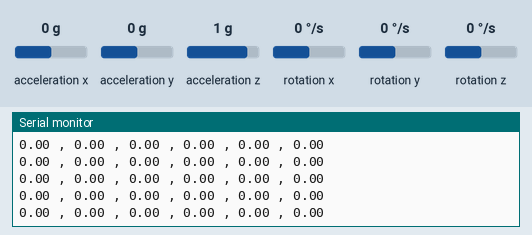
The sketch below on a simulated Arduino Uno, built with avr-gcc and run on an emulated ATmega328P. Parts: the last lines printed to the serial monitor. Wiring (inferred from the names in the program): MPU-6050 motion sensor at I2C address 0x68; MPU-6050 motion sensor at I2C address 0x69. The inputs (shaded band) are chosen by the test bench; at power-on: acceleration z 1 g, rotation x 0 °/s, rotation z 0 °/s, acceleration x 0 g, rotation y 0 °/s, acceleration y 0 g.

Above: at 1.2 s.
1.3 s: acceleration z set to 0 g
At 1.47 s:
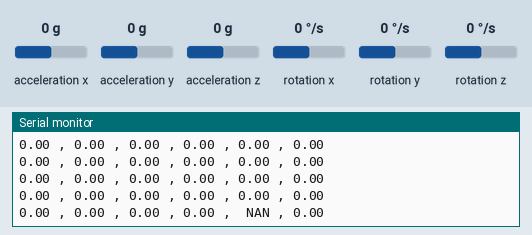
3.0 s: rotation x set to -192 °/s
At 3.2 s:
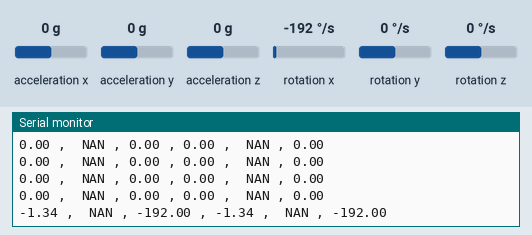
4.5 s: rotation z set to -192 °/s
At 4.5 s:
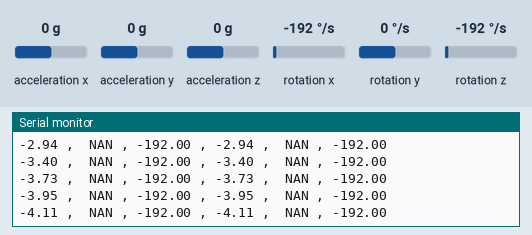
6.0 s: acceleration x set to -1.4 g
At 6.02 s:
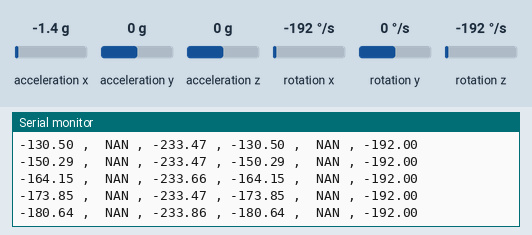
7.5 s: rotation y set to -192 °/s
At 7.53 s:
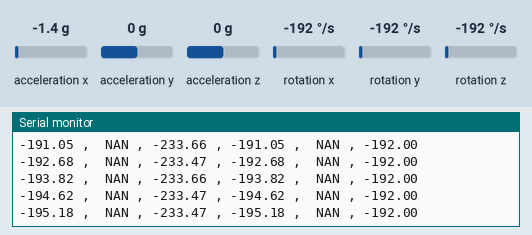
Timing chart, 0 to 10.0 s (numbered marks = the images above; inputs shaded):
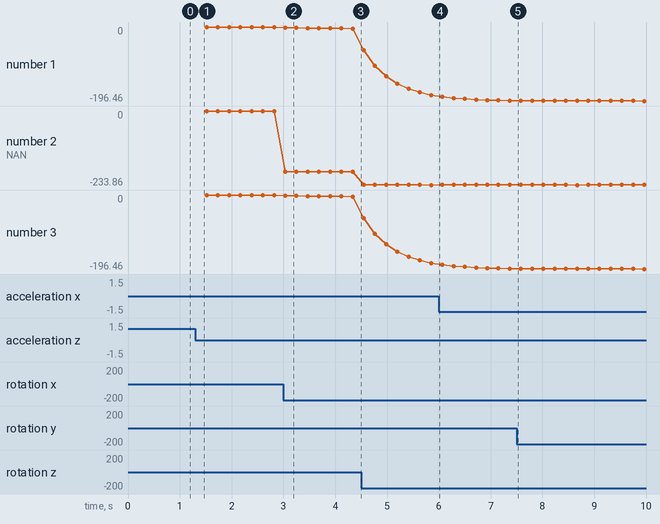

The sketch:

ANGULO_2_SENSORES_v3.ino
```cpp
#include <Wire.h>

//Direccion I2C de la IMU
#define MPU 0x68
#define MPU2 0x69
//Ratios de conversion
#define A_R 16384.0
#define G_R 131.0

//Conversion de radianes a grados 180/PI
#define RAD_A_DEG = 57.295779

//MPU-6050 da los valores en enteros de 16 bits
//Valores sin refinar
int16_t AcX, AcY, AcZ, GyX, GyY, GyZ;
int16_t AcX2, AcY2, AcZ2, GyX2, GyY2, GyZ2;
//Angulos
float Acc[2];
float Gy[2];
float Angle[2];
float Acc2[2];
float Gy2[2];
float Angle2[2];


String valores,ax1,ay1,ax2,ay2;
long tiempo_prev;
float dt;
long tiempo_prev2 ;
float dt2;

void setup()
{
  Wire.begin();
  Wire.beginTransmission(MPU);
  Wire.write(0x6B);
  Wire.write(0);
  Wire.endTransmission(true);
  Serial.begin(115200); Wire.begin();

  Wire.begin();
  Wire.beginTransmission(MPU2);
  Wire.write(0x6B);
  Wire.write(0);
  Wire.endTransmission(true);
  Serial.begin(115200);

}
void loop()
{
  //Leer los valores del Acelerometro de la IMU
  Wire.beginTransmission(MPU);
  Wire.write(0x3B); //Pedir el registro 0x3B - corresponde al AcX
  Wire.endTransmission(false);
  Wire.requestFrom(MPU, 6, true); //A partir del 0x3B, se piden 6 registros
  AcX = Wire.read() << 8 | Wire.read(); //Cada valor ocupa 2 registros
  AcY = Wire.read() << 8 | Wire.read();
  AcZ = Wire.read() << 8 | Wire.read();

  //Se calculan los angulos Y, X respectivamente. (primer IMU)
  Acc[1] = atan(-1 * (AcX / A_R) / sqrt(pow((AcY / A_R), 2) + pow((AcZ / A_R), 2))) * RAD_TO_DEG;
  Acc[0] = atan((AcY / A_R) / sqrt(pow((AcX / A_R), 2) + pow((AcZ / A_R), 2))) * RAD_TO_DEG;

 //Leer los valores del Giroscopio
  Wire.beginTransmission(MPU);
  Wire.write(0x43);
  Wire.endTransmission(false);
  Wire.requestFrom(MPU, 6, true); //Ase piden 6 registros
  GyX = Wire.read() << 8 | Wire.read();
  GyY = Wire.read() << 8 | Wire.read();
  GyZ = Wire.read() << 8 | Wire.read();


  //Calculo del angulo del Giroscopio
  Gy[0] = GyX / G_R;
  Gy[1] = GyY / G_R;
  Gy[2] = GyZ / G_R;


  dt = (millis() - tiempo_prev) / 1000.0;
  tiempo_prev = millis();


  //Aplicar el Filtro Complementario
  Angle[0] = 0.7 * (Angle[0] + Gy[0] * 0.010) + 0.3 * Acc[0];
  Angle[1] = 0.7 * (Angle[1] + Gy[1] * 0.010) + 0.3 * Acc[1];

  //Integración respecto del tiempo paras calcular el YAW
  Angle[2] = Angle[2] + Gy[2] * dt;

  //Mostrar los valores por consola
  //Serial.print("Angle X: "); Serial.print(Angle[0]); Serial.print("\n");
  //Serial.print("Angle Y: "); Serial.print(Angle[1]); Serial.print("\n------------\n");

  //delay(10); //Nuestra dt sera, pues, 0.010, que es el intervalo de tiempo en cada medida


  Wire.beginTransmission(MPU2);
  Wire.write(0x3B); //Pedir el registro 0x3B - corresponde al AcX
  Wire.endTransmission(false);
  Wire.requestFrom(MPU2, 6, true); //A partir del 0x3B, se piden 6 registros
  AcX2 = Wire.read() << 8 | Wire.read(); //Cada valor ocupa 2 registros
  AcY2 = Wire.read() << 8 | Wire.read();
  AcZ2 = Wire.read() << 8 | Wire.read();

  //Se calculan los angulos Y, X respectivamente.(segundo IMU)
  Acc2[1] = atan(-1 * (AcX2 / A_R) / sqrt(pow((AcY2 / A_R), 2) + pow((AcZ2 / A_R), 2))) * RAD_TO_DEG;
  Acc2[0] = atan((AcY2 / A_R) / sqrt(pow((AcX2 / A_R), 2) + pow((AcZ2 / A_R), 2))) * RAD_TO_DEG;


  Wire.beginTransmission(MPU2);
  Wire.write(0x43);
  Wire.endTransmission(false);
  Wire.requestFrom(MPU2, 6, true); //A diferencia del Acelerometro, solo se piden 4 registros  ( DEBO ESCOGER 6 PARA ANGULO Z)
  GyX2 = Wire.read() << 8 | Wire.read();
  GyY2 = Wire.read() << 8 | Wire.read();
  GyZ2 = Wire.read() << 8 | Wire.read();


  //Calculo del angulo del Giroscopio
  Gy2[0] = GyX2 / G_R;
  Gy2[1] = GyY2 / G_R;
  Gy2[2] = GyZ / G_R;

  tiempo_prev2 = millis();
  dt2 = (millis() - tiempo_prev2) / 1000.0;

  //Aplicar el Filtro Complementario
  Angle2[0] = 0.7 * (Angle2[0] + Gy2[0] * 0.010) + 0.3 * Acc2[0];
  Angle2[1] = 0.7 * (Angle2[1] + Gy2[1] * 0.010) + 0.3 * Acc2[1];

  //Integración respecto del tiempo paras calcular el YAW
  Angle2[2] = Angle2[2] + Gy2[2] * dt2;


  //Mostrar los valores por consola
  //Serial.print("Angle X2: "); Serial.print(Angle2[0]); Serial.print("\n");
  //Serial.print("Angle Y2: "); Serial.print(Angle2[1]); Serial.print("\n------------\n");


  valores = String(Angle[0]) + " , " + String(Angle[1]) + " , " + String(Angle[2])  + " , " + String(Angle2[0]) + " , " + String(Angle2[1]) +" , " + String(Angle2[2]);
  Serial.flush();
  Serial.println(valores);

  delay(210); //


}
```

Measured:
- after the input at 1.3 s, the serial monitor: prints a new line at once (image 1)
- after the input at 3.0 s, the serial monitor: prints a new line at once (image 2)
- plotted number 1: 0 → -4.11 after the input at 3.0 s, -4.11 → -180.64 after the input at 4.5 s
- plotted number 2: 0 → -192 after the input at 3.0 s, -192 → -233.86 after the input at 4.5 s
- plotted number 3: 0 → -4.11 after the input at 3.0 s, -4.11 → -180.64 after the input at 4.5 s
